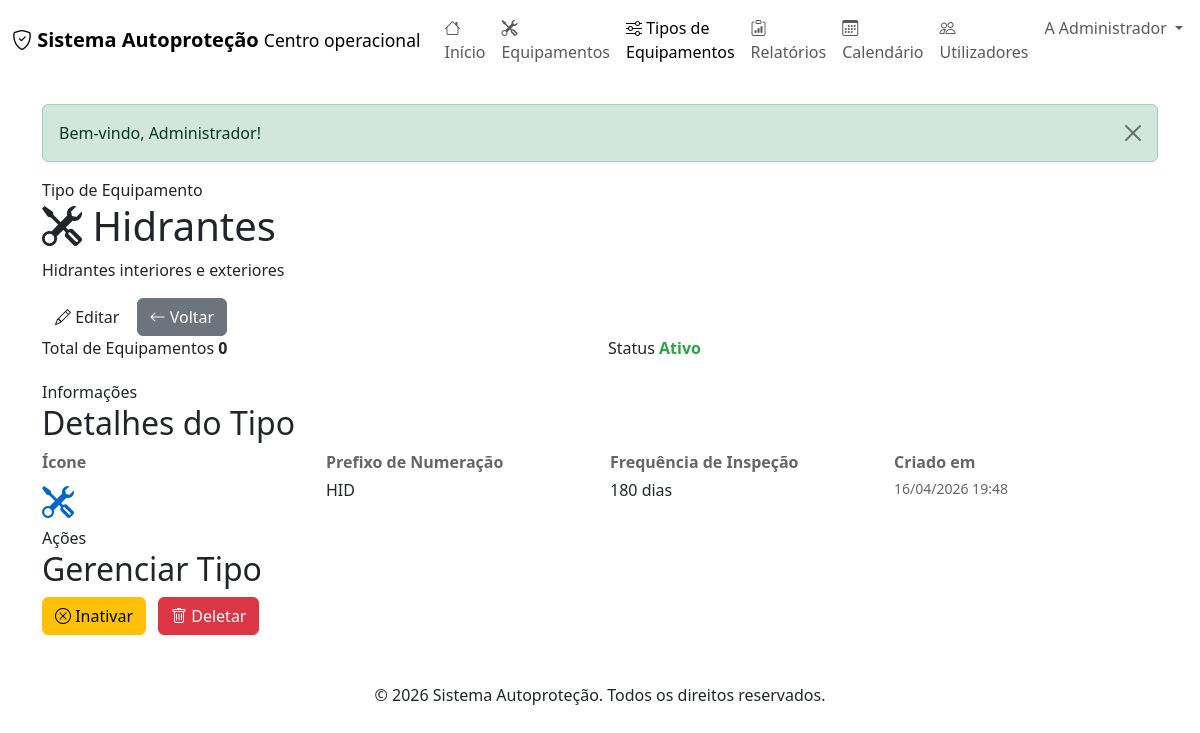
Screenshot of /index.php?controler=tipo_equipamento&acao=ver&id=2 (signed in) with the database file from the repository.
### tables this page shows
CREATE TABLE IF NOT EXISTS tipos_equipamentos (
    id INT AUTO_INCREMENT PRIMARY KEY,
    nome VARCHAR(100) NOT NULL,
    descricao TEXT,
    icone VARCHAR(50),
    prefixo_numeracao VARCHAR(20) COMMENT 'Prefixo para numeração dos equipamentos, ex: EXT, HID, LUM',
    proximo_numero INT DEFAULT 1 COMMENT 'Próximo número sequencial do tipo de equipamento',
    frequencia_inspecao INT COMMENT 'Frequência em dias',
    ativo BOOLEAN DEFAULT TRUE,
    data_criacao TIMESTAMP DEFAULT CURRENT_TIMESTAMP,
    UNIQUE KEY uk_tipo_nome (nome),
    INDEX idx_ativo (ativo)
);

### app/core/View.php (called while the page is built, shortened)
<?php
class View {
    public static function render($view, array $data = []) {
        $viewPath = APP_PATH . DIRECTORY_SEPARATOR . 'views' . DIRECTORY_SEPARATOR . str_replace('/', DIRECTORY_SEPARATOR, $view) . '.php';
        extract($data, EXTR_SKIP);
        require $viewPath;
        require APP_PATH . DIRECTORY_SEPARATOR . 'views' . DIRECTORY_SEPARATOR . 'layouts' . DIRECTORY_SEPARATOR . 'main.php';
    }
}

### app/core/Controller.php (called while the page is built, shortened)
<?php
abstract class Controller {
    protected function render($view, array $data = []) {
        View::render($view, $data);
    }
}

### app/controllers/TipoEquipamentoController.php (called while the page is built, shortened)
<?php
class TipoEquipamentoController extends Controller {
    private $tipoEquipamento;
    public function __construct() {
        $this->tipoEquipamento = new TipoEquipamento();
    }
    public function ver($id) {
        $tipo = $this->tipoEquipamento->getById($id);
        $totalEquipamentos = $this->tipoEquipamento->getContagemEquipamentos($id);
        $this->render('tipos_equipamentos/ver', compact('tipo', 'totalEquipamentos'));
    }
}

### app/core/Application.php (called while the page is built, shortened)
<?php
class Application {
    public function run() {
        $router = new Router();
        $route = $router->resolve($_GET);
        $this->dispatch($route);
    }
    private function registerAutoloader() {
        spl_autoload_register(function ($class) {
            $directories = [
                APP_PATH . DIRECTORY_SEPARATOR . 'core',
                APP_PATH . DIRECTORY_SEPARATOR . 'models',
                APP_PATH . DIRECTORY_SEPARATOR . 'controllers',
            ];
            foreach ($directories as $directory) {
                $file = $directory . DIRECTORY_SEPARATOR . $class . '.php';
                if (file_exists($file)) {
                    return;
                }
            }
        });
    }
    private function dispatch($route) {
        try {
            $controller = new $route['controller']();
            call_user_func_array([$controller, $route['action']], $route['params']);
        } catch (Throwable $exception) {
            $this->handleException($exception);
        }
    }
}

### public/index.php (called while the page is built)
<?php
require_once dirname(__DIR__) . DIRECTORY_SEPARATOR . 'app' . DIRECTORY_SEPARATOR . 'core' . DIRECTORY_SEPARATOR . 'Application.php';
$application = new Application();
$application->run();

### app/models/TipoEquipamento.php (called while the page is built, shortened)
<?php
class TipoEquipamento {
    private $db;
    private $table = 'tipos_equipamentos';
    public function __construct() {
        $this->db = new Database();
    }
    public function getById($id) {
        $id = (int)$id;
        $query = "SELECT * FROM {$this->table} WHERE id = {$id}";
        $resultado = $this->db->query($query);
        if ($resultado && $resultado->num_rows > 0) {
            return $resultado->fetch_assoc();
        }
        return null;
    }
    public function getContagemEquipamentos($id) {
        $id = (int)$id;
        $query = "SELECT COUNT(*) as total FROM equipamentos WHERE tipo_equipamento_id = {$id}";
        $resultado = $this->db->query($query);
        $row = $resultado->fetch_assoc();
        return (int)$row['total'];
    }
}

### app/models/Database.php (called while the page is built, shortened)
<?php
class Database {
    private $conexao;
    private $host;
    private $port;
    private $user;
    private $password;
    private $dbname;
    public function __construct() {
        $config = require CONFIG_PATH . DIRECTORY_SEPARATOR . 'database.php';
        $this->host = $config['host'];
        $this->port = $config['port'] ?? 3306;
        $this->user = $config['user'];
        $this->password = $config['password'];
        $this->dbname = $config['dbname'];
    }
    private function conectar() {
        try {
            $connection = new mysqli(
                $this->host,
                $this->user,
                $this->password,
                $this->dbname,
                (int)$this->port
            );
            $connection->set_charset("utf8mb4");
            $this->conexao = $connection;
        } catch (Exception $e) {
            die('Erro de conexão com a base de dados: ' . $e->getMessage());
        }
    }
    public function query($query) {
        return $this->conexao->query($query);
    }
}

### app/views/tipos_equipamentos/ver.php (the view, shortened to what this page needs)
<?php
$tipo = $tipo ?? [];
$nome = htmlspecialchars($tipo['nome'] ?? '', ENT_QUOTES, 'UTF-8');
$descricao = htmlspecialchars($tipo['descricao'] ?? '', ENT_QUOTES, 'UTF-8');
$icone = htmlspecialchars($tipo['icone'] ?? 'bi-tools', ENT_QUOTES, 'UTF-8');
$prefixo = htmlspecialchars($tipo['prefixo_numeracao'] ?? '', ENT_QUOTES, 'UTF-8');
$frequencia = (int)($tipo['frequencia_inspecao'] ?? 0);
$ativo = (bool)($tipo['ativo'] ?? true);
$totalEquipamentos = (int)($totalEquipamentos ?? 0);
?>
<section class="page-shell page-shell--narrow tipo-equipamento-ver-page">
    <header class="page-hero compact">
        <div>
            <span class="page-hero__eyebrow">Tipo de Equipamento</span>
            <h1>
                <i class="bi <?php echo $icone; ?>"></i>
                <?php echo $nome; ?>
            </h1>
            <?php if ($descricao): ?>
                <p><?php echo $descricao; ?></p>
            <?php endif; ?>
        </div>
        <div class="page-hero__actions">
            <a href="index.php?controler=tipo_equipamento&acao=editar&id=<?php echo (int)$tipo['id']; ?>" class="btn btn-dashboard-primary">
                <i class="bi bi-pencil"></i>
                Editar
            </a>
            <a href="index.php?controler=tipo_equipamento&acao=listar" class="btn btn-secondary">
                <i class="bi bi-arrow-left"></i>
                Voltar
            </a>
        </div>
    </header>
    <div style="display: grid; grid-template-columns: 1fr 1fr; gap: 16px; margin-bottom: 20px;">
        <section class="mini-stats-grid">
            <article class="mini-stat-card">
                <span>Total de Equipamentos</span>
                <strong><?php echo $totalEquipamentos; ?></strong>
            </article>
        </section>
        <section class="mini-stats-grid">
            <article class="mini-stat-card">
                <span>Status</span>
                <strong style="color: <?php echo $ativo ? '#28a745' : '#dc3545'; ?>;">
                    <?php echo $ativo ? 'Ativo' : 'Inativo'; ?>
                </strong>
            </article>
        </section>
    </div>
    <section class="panel-surface">
        <div class="panel-surface__header">
            <span class="panel-surface__eyebrow">Informações</span>
            <h2>Detalhes do Tipo</h2>
        </div>
        <div style="display: grid; grid-template-columns: repeat(auto-fit, minmax(200px, 1fr)); gap: 20px;">
            <div>
                <label style="display: block; font-weight: 600; margin-bottom: 4px; color: #666;">Ícone</label>
                <div style="font-size: 32px; color: #0066cc;">
                    <i class="bi <?php echo $icone; ?>"></i>
                </div>
            </div>
            <?php if ($prefixo): ?>
                <div>
                    <label style="display: block; font-weight: 600; margin-bottom: 4px; color: #666;">Prefixo de Numeração</label>
                    <p style="margin: 0; font-size: 16px;"><?php echo $prefixo; ?></p>
                </div>
            <?php endif; ?>
            <?php if ($frequencia > 0): ?>
                <div>
                    <label style="display: block; font-weight: 600; margin-bottom: 4px; color: #666;">Frequência de Inspeção</label>
                    <p style="margin: 0; font-size: 16px;"><?php echo $frequencia; ?> dias</p>
                </div>
            <?php endif; ?>
            <?php if ($tipo['data_criacao']): ?>
                <div>
                    <label style="display: block; font-weight: 600; margin-bottom: 4px; color: #666;">Criado em</label>
                    <p style="margin: 0; font-size: 14px; color: #666;">
                        <?php echo date('d/m/Y H:i', strtotime($tipo['data_criacao'])); ?>
                    </p>
                </div>
            <?php endif; ?>
        </div>
    </section>
    <section class="panel-surface">
        <div class="panel-surface__header">
            <span class="panel-surface__eyebrow">Ações</span>
            <h2>Gerenciar Tipo</h2>
        </div>
        <div style="display: flex; gap: 12px; flex-wrap: wrap;">
            <a href="index.php?controler=tipo_equipamento&acao=toggleAtivo&id=<?php echo (int)$tipo['id']; ?>"
               class="btn <?php echo $ativo ? 'btn-warning' : 'btn-success'; ?>"
               onclick="return confirm('Tem a certeza que deseja <?php echo $ativo ? 'inativar' : 'ativar'; ?> este tipo?');">
                <i class="bi <?php echo $ativo ? 'bi-x-circle' : 'bi-check-circle'; ?>"></i>
                <?php echo $ativo ? 'Inativar' : 'Ativar'; ?>
            </a>
            <?php if ($totalEquipamentos === 0): ?>
                <a href="index.php?controler=tipo_equipamento&acao=deletar&id=<?php echo (int)$tipo['id']; ?>"
                   class="btn btn-danger"
                   onclick="return confirm('Tem a certeza que deseja deletar este tipo? Esta ação não pode ser desfeita.');">
                    <i class="bi bi-trash"></i>
                    Deletar
                </a>
            <?php endif; ?>
        </div>
    </section>
</section>

### rows the page displays
tipos_equipamentos: nome "Hidrantes", descricao "Hidrantes interiores e exteriores", prefixo_numeracao "HID", frequencia_inspecao "180", data_criacao "16/04/2026 19:48"

### other values shown
APP_NAME "Sistema Autoproteção"
$inicialUtilizador "A"
$nomeUtilizador "Administrador"
$_SESSION['mensagem'] "Bem-vindo, Administrador!"
$totalEquipamentos "0"
